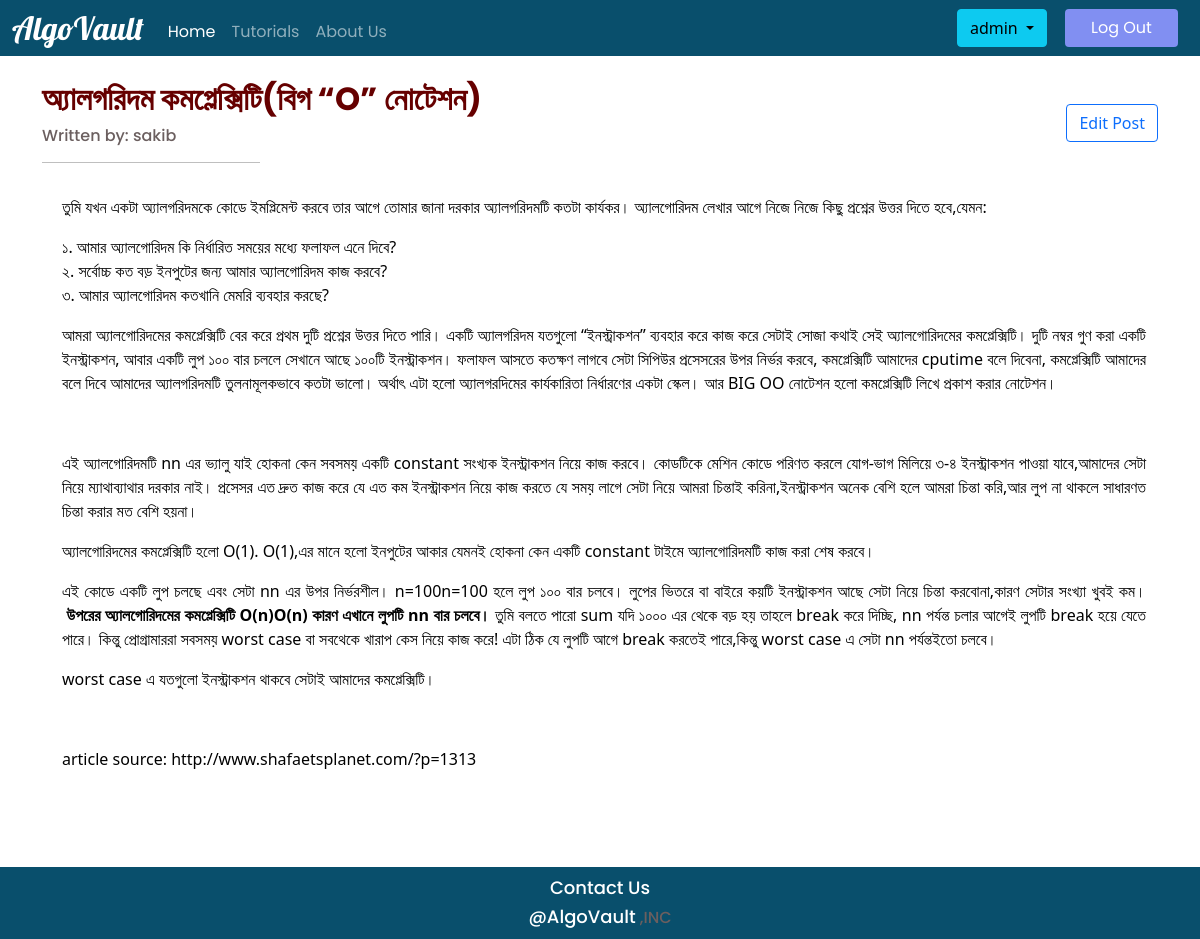
/view/2 (signed in), run on the app's committed database.
### main_app/models.py (models this page shows, shortened)
class Tutorial(models.Model):
    tag_choices = (
        ('প্রোগ্রামিং বাসিক', 'রোগ্রামিং বাসিক'),
        ('নাম্বার থিওরি', 'নাম্বার থিওরি'),
        ('ডাটা স্ট্রাকচার', 'ডাটা স্ট্রাকচার'),
        ('ডাইনামিক প্রোগ্রামিং', 'ডাইনামিক প্রোগ্রামিং'),
        ('গ্রাফ থিওরি', 'গ্রাফ থিওরি')
    )
    level_choices = (
        (1, 1), (2, 2), (3, 3), (4, 4), (5, 5)
    )
    title = models.CharField(max_length=200, null=True)
    tag = models.CharField(max_length=100, choices=tag_choices)
    level = models.IntegerField(null=True, choices=level_choices)
    content = RichTextField()
    isApproved = models.BooleanField(default=False)
    author = models.ForeignKey(User, on_delete=models.CASCADE)

### main_app/views.py (the view)
# urls.py: path('view/<post_id>', views.view_post, name='viewpost'),
@login_required(login_url='login')
def view_post(request, post_id):
    tut_obj = Tutorial.objects.filter(id=post_id).first()
    return render(request, 'main_app/viewPost.html', {'tutorial': tut_obj})

### main_app/Templates/main_app/viewPost.html (shortened to what this page needs)
<!DOCTYPE html>
{% load static %}
<html lang="en">
<head>
   <link rel="stylesheet" href="{% static 'main_app/viewPost.css' %}">
    <link rel="stylesheet" href="{% static 'main_app/all.css' %}">
    <link rel="stylesheet" href="{% static 'main_app/bootstrap.min.css' %}">
</head>
<body>
    <section>
        <nav class="navbar navbar-expand-md navbar-dark">
            <div class="container-fluid">
                <a class="navbar-brand" href="{% url 'home' %}">AlgoVault</a>
                <div class="collapse navbar-collapse" id="navbarSupportedContent">
                    <ul class="navbar-nav me-auto mb-1">
                        <li class="nav-item">
                            <a class="nav-link active" area-current="page" href="{% url 'home' %}">Home</a>
                        </li>
                        <li class="nav-item">
                            <a class="nav-link" href="{% url 'tutorials' %}">Tutorials</a>
                        </li>
                        <li class="nav-item">
                            <a class="nav-link" href="{% url 'aboutUs' %}">About Us</a>
                        </li>
                    </ul>
                </div>
                <form class="d-flex">
                    <div class="dropdown">
                        <button class="btn btn-info dropdown-toggle" type="button" id="dropdownMenuButton" data-toggle="dropdown" aria-haspopup="true" aria-expanded="false">
                            {{ user.username }}
            </button>
                    </div>
                    <button style="background-color: #818FF2; padding: 5px 5px; border: 0; font-family: 'Poppins', sans-serif;font-style: normal;font-weight: 400;   color: #FFFFFF;font-size: 1em; width: 113px;border-radius: 4px;margin-right: 10px;margin-left: 1.5vw; " class="logout-profile" type="submit">Log Out</button>
                </form>
            </div>
        </nav>
    </section>
    <div class="container">
        <div class="row">
          <div class="col">
            <h2 class="heading">{{ tutorial.title }}</h2>
            <h6>Written by: {{ tutorial.author.username }}</h6>
            <hr class="hr1">
          </div>
          <div class="col">
            <div class="d-grid gap-2 d-md-flex mt-5 justify-content-md-end">
                    <form method="get" action="{% url 'editpost' tutorial.id %}">
                        <button class="btn btn-outline-primary" type="submit">Edit Post</button>
                    </form>
              </div>
          </div>
        </div>
    <div class="container">
        <div class="row">
            <div class="col-12">
                <p>{{ tutorial.content | safe }}</p>
            </div>
          </div>
       </div>
    </div>
    <footer>
        <h6> <a href="{% url 'contactUs' %}">Contact Us</a> </h6>
        <h6> <a href="#">@AlgoVault</a> ,INC</h6>
    </footer>
</body>
</html>

### main_app/static/main_app/viewPost.css (style rules this page uses)
body { background-color: FFFFFF !important; color: rgb(204, 204, 204) !important; }
.navbar { background-color: #094F6C; height: 7vh!important; }
.navbar-brand { font-family: 'Lobster', cursive; font-style: normal; font-weight: normal; font-size: 2rem!important; font-weight: 500; }
.nav-link { font-family: 'Poppins', sans-serif; font-style: normal; font-size: 1em; line-height: 0px; justify-content: space-between; margin-top: 1.5vh; }
footer { height: 36px; font-family: 'Poppins', sans-serif; font-style: normal; font-weight: bold; font-size: 1em; line-height: 36px; text-align: center; margin-top:7px; color: white; }
footer { text-decoration: none; background-color: rgb(148, 181, 231); color:white; margin-top: 10vh; background: #094F6C; padding-top: 10px; height: 72px; }
footer a { text-decoration: none; color: white; font-size: 18px; font-style: normal; margin-top: 80px!important; }
.heading { color: #660000; font-family: 'Poppins', sans-serif; font-weight: 700; margin-top: 3vh; }
h6 { font-family: 'Poppins', sans-serif; color: rgb(107, 95, 95); }
p { color: black; margin-left: 1vh; text-align: justify; }
.hr1 { color: black !important; width: 40%; }

### data on the page
Tutorial: title "অ্যালগরিদম কমপ্লেক্সিটি(বিগ “O” নোটেশন)", author.username "sakib", content "তুমি যখন একটা অ্যালগরিদমকে কোডে ইমপ্লিমেন্ট করবে তার আগে তোমার জানা দরকার অ্যালগরিদমটি কতটা কার্যকর। অ্যালগোরিদম লেখার আগে নিজে নিজে কিছু প্রশ্নের উত্তর দিতে হবে,যেমন: ১. আমার অ্যালগোরিদম কি নির্ধারিত সময়ের মধ্যে ফলাফল এনে দিবে? ২. সর্বোচ্চ কত বড় ইনপুটের জন্য আমার অ্যালগোরিদম কাজ করবে? ৩. আমার অ্যালগোরিদম কতখানি মেমরি ব্যবহার করছে? আমরা অ্যালগোরিদমের কমপ্লেক্সিটি বের করে প্রথম দুটি প্রশ্নের উত্তর দিতে পারি। একটি অ্যালগরিদম যতগুলো “ইনস্ট্রাকশন” ব্যবহার করে কাজ করে সেটাই সোজা কথাই সেই অ্যালগোরিদমের কমপ্লেক্সিটি। দুটি নম্বর গুণ করা একটি ইনস্ট্রাকশন, আবার একটি লুপ ১০০ বার চললে সেখানে আছে ১০০টি ইনস্ট্রাকশন। ফলাফল আসতে কতক্ষণ লাগবে সেটা সিপিউর প্রসেসরের উপর নির্ভর করবে, কমপ্লেক্সিটি…"

### other printed values
{{ user.username }} "admin"
